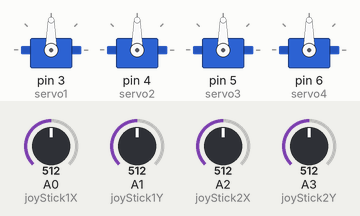
Recording of a sketch running on a simulated Arduino Uno, built with avr-gcc and run on an emulated ATmega328P. Shown: 4 × servo. The inputs (shaded band) are chosen by the test bench; at power-on: A0 (joyStick1X) = 512, A1 (joyStick1Y) = 512, A2 (joyStick2X) = 512, A3 (joyStick2Y) = 512.

Above: at 1.2 s.
1.3 s: A0 (joyStick1X) set to 716
At 1.7 s:
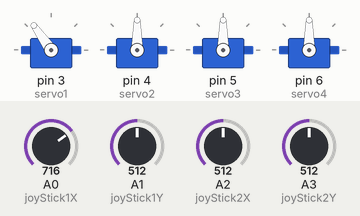
2.8 s: A1 (joyStick1Y) set to 716
At 3.3 s:
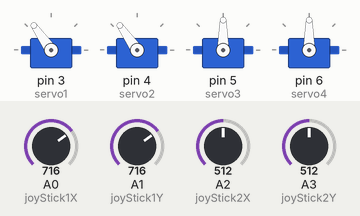
4.3 s: A2 (joyStick2X) set to 716
At 4.9 s:
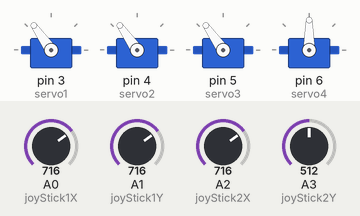
5.8 s: A3 (joyStick2Y) set to 716
At 6.6 s:
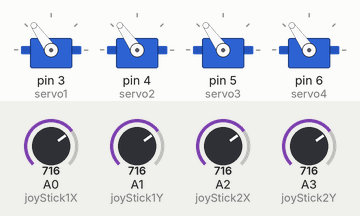
7.3 s: A0 (joyStick1X) set to 992
At 8.2 s:
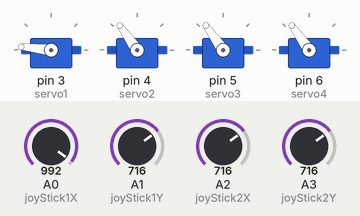
8.8 s: A1 (joyStick1Y) set to 992
At 9.9 s:
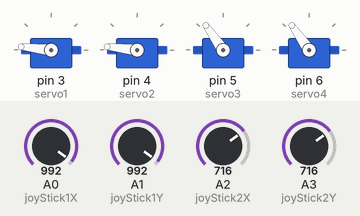
Timing chart, 0 to 11.3 s (numbered marks = the images above; inputs shaded):
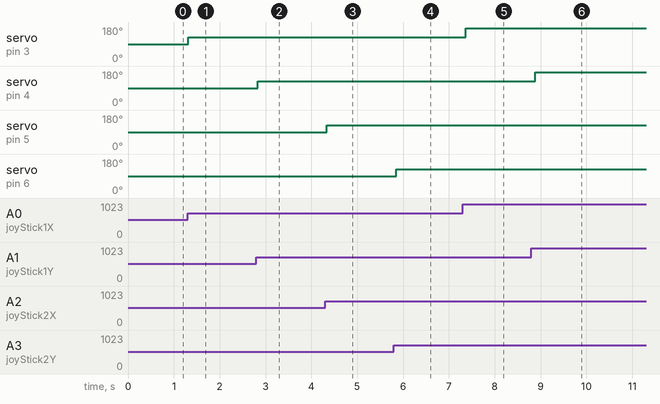

Measured:
- after the input at 1.3 s, servo on pin 3 (servo1): 90° → 125° at once
- after the input at 2.8 s, servo on pin 4 (servo2): 90° → 125° at once
- after the input at 4.3 s, servo on pin 5 (servo3): 90° → 125° at once
- after the input at 5.8 s, servo on pin 6 (servo4): 90° → 125° after 0.05 s
- after the input at 7.3 s, servo on pin 3 (servo1): 125° → 174° after 0.07 s
- after the input at 8.8 s, servo on pin 4 (servo2): 125° → 174° after 0.08 s

The sketch:

MultiJoystickServos.ino
```cpp
#include <Servo.h>

//define our servos. Duplicate to make more servos
Servo servo1;
Servo servo2;
Servo servo3;
Servo servo4;

//define joystick pins (Analog)
int joyStick1X = 0;
int joyStick1Y = 1;
int joyValStick1;

int joyStick2X = 2;
int joyStick2Y = 3;
int joyValStick2;


void setup() {
// attached our servos on pins PWM 3-5
//Duplicate to attach to pins
servo1.attach(3);
servo2.attach(4);
servo3.attach(5);
servo4.attach(6);

}

void loop() {
// put your main code here, to run repeatedly:
// read the value of joystick (between 0-1023)
joyValStick1 = analogRead(joyStick1X);
joyValStick1 = map (joyValStick1, 0,1023, 0, 180); //servo value between 0-180
servo1.write(joyValStick1); //set the servo position according to the joystick value

joyValStick1 = analogRead(joyStick1Y);
joyValStick1 = map (joyValStick1, 0,1023, 0, 180); //servo value between 0-180
servo2.write(joyValStick1);//set the servo position according to the joystick value

joyValStick2 = analogRead(joyStick2X);
joyValStick2 = map (joyValStick2, 0, 1023, 0, 180);
servo3.write(joyValStick2);

joyValStick2 = analogRead(joyStick2Y);
joyValStick2 = map (joyValStick2, 0, 1023, 0, 180);
servo4.write(joyValStick2);
delay(100); //how responsive program is //wasn't necessary.
}

//Justin's DoubleArmPart (Just having two servos per 1 controller) (2servo x, 1 servo y)
//joyValStick1 = analogRead(joyStick1X);
//joyValStick1 = map (joyValStick1, 0,1023, 0, 180); //servo value between 0-180
//servo1.write(joyValStick1); //set the servo position according to the joystick value

//joyValStick1 = analogRead(joyStick1X);
//joyValStick1 = map (joyValStick1, 0,1023, 0, 180); //servo value between 0-180
//servo2.write(joyValStick1); //set the servo position according to the joystick value
```
